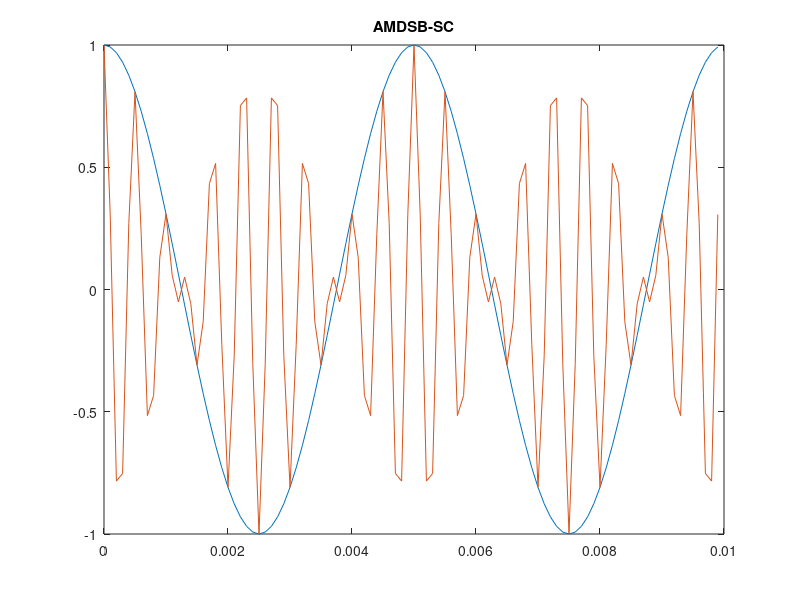

Here is the MATLAB script that generated this plot:
%day2   q2
fc = 2000;
fs = 10000;
f = 200;
t = 0:(1/fs):((2/f)-(1/fs));
x = cos(2*pi*f*t);
plot(t,x);
hold on;
%y = modulate(x,fc,fs,'amdsb-sc');
y = x.*cos(2*pi*fc*t);
plot(t,y);
hold off;
title('AMDSB-SC');